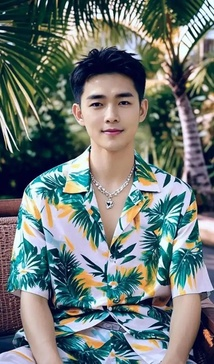
#> input picture images/target.jpg, 214 x 364 px, shrunk from 533 x 908 before the run, found by its file name
$ python test.py
#> lines starting #> are read from the running program, lines starting #| are printed output that depends on the picture; pictures that were not available may be replaced by others from this repository, and a replacement may not be noted
import subprocess
import itertools
import time
import csv
from pathlib import Path
import cv2
from skimage.metrics import structural_similarity as ssim
import numpy as np

# ==== 输入输出 ====
source_paths = ["images/source1.jpg", "images/source2.jpg", "images/source3.jpg"]
target_path = "images/target.jpg"
output_dir = Path("./out")
output_dir.mkdir(exist_ok=True)

# ==== 参数列表 ====
face_swapper_models = [
    "blendswap_256", "ghost_1_256", "ghost_2_256", "ghost_3_256",
    "hififace_unofficial_256", "hyperswap_1a_256", "hyperswap_1b_256",
    "hyperswap_1c_256", "inswapper_128", "inswapper_128_fp16",
    "simswap_256", "simswap_unofficial_512", "uniface_256"
]

face_detector_models = ["many", "retinaface", "scrfd"]
face_landmarker_models = ["many", "2dfan4", "peppa_wutz"]
face_parser_models = ["bisenet_resnet_18", "bisenet_resnet_34"]
face_occluder_models = ["xseg_1", "xseg_2", "xseg_3"]

# ==== 生成参数组合 ====
param_combinations = list(itertools.product(
    face_swapper_models,
    face_detector_models,
    face_landmarker_models,
    face_parser_models,
    face_occluder_models
))

# ==== 输出 CSV 和 HTML ====
csv_file = output_dir / "facefusion_results.csv"
html_file = output_dir / "facefusion_results.html"

# 读取目标图像
target_img = cv2.imread(target_path)
#> target_img is the input picture: shape (364, 214, 3); mean B, G, R 117.5, 120.1, 109.5
if target_img is None:
    raise FileNotFoundError(f"Target image not found: {target_path}")
target_gray = cv2.cvtColor(target_img, cv2.COLOR_BGR2GRAY)
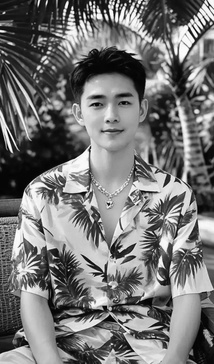
#> target_gray: shape (364, 214); min 1, max 255, mean 116.6

html_rows = []

with open(csv_file, mode="w", newline="") as f:
    writer = csv.writer(f)
    writer.writerow([
        "face_swapper_model", "detector_model", "landmarker_model", "parser_model", "occluder_model",
        "output_file", "time_sec", "status", "SSIM", "PSNR"
    ])

    for idx, (swap_model, det_model, land_model, parser_model, occluder_model) in enumerate(param_combinations):
        output_file = output_dir / f"result_{idx}.jpg"
        cmd = [
            "python", "facefusion.py", "headless-run",
            "-s", *source_paths,
            "-t", target_path,
            "-o", str(output_file),
            "--face-swapper-model", swap_model,
            "--face-detector-model", det_model,
            "--face-landmarker-model", land_model,
            "--face-parser-model", parser_model,
            "--face-occluder-model", occluder_model
        ]
        print(f"[{idx+1}/{len(param_combinations)}] Running: {cmd}")

        start_time = time.time()
        try:
            subprocess.run(cmd, check=True)
#> (this line was passed over: subprocess is not available in this run)
            elapsed = time.time() - start_time
            status = "success"

            # ==== 计算 SSIM 和 PSNR ====
            output_img = cv2.imread(str(output_file))
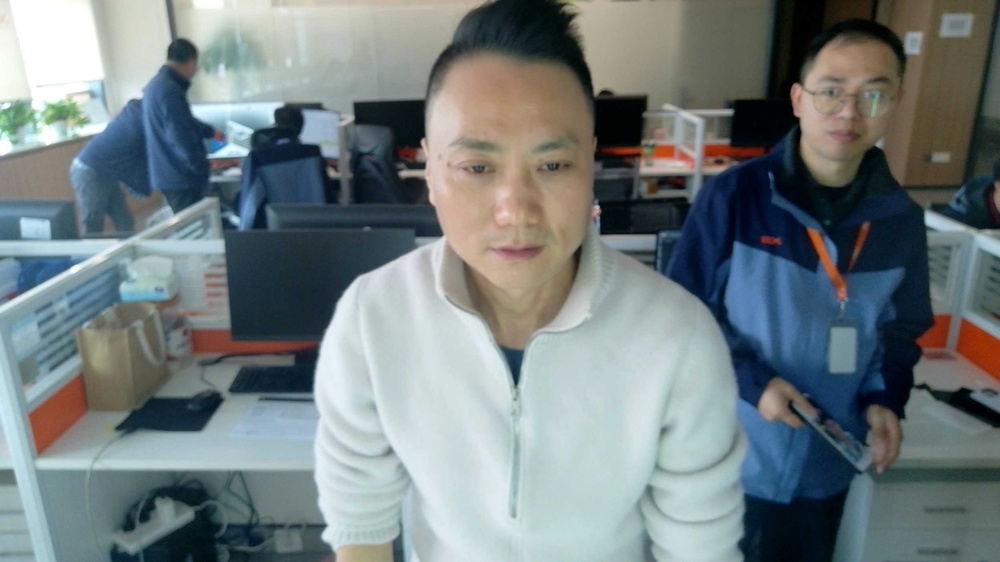
#> input picture images/source1.jpg, 1000 x 562 px, shrunk from 2496 x 1404 before the run, given in place of result_0.jpg, which was not available
#> output_img is the input picture: shape (562, 1000, 3); mean B, G, R 128, 126.4, 116.1
            if output_img is not None:
                output_gray = cv2.cvtColor(output_img, cv2.COLOR_BGR2GRAY)
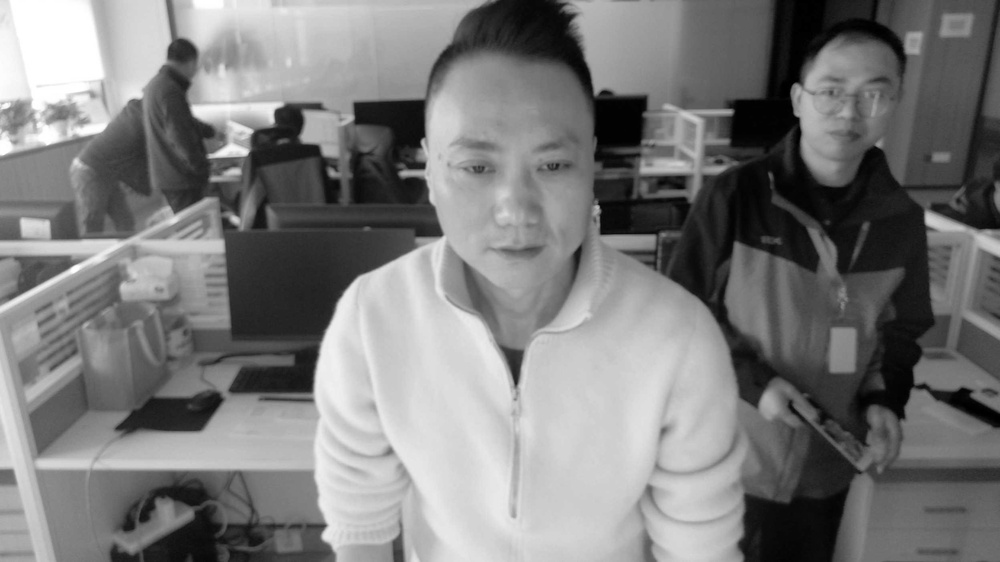
#> output_gray: shape (562, 1000); min 0, max 255, mean 123.5
#> (the run stopped early here; a loop or call above may not have finished)
